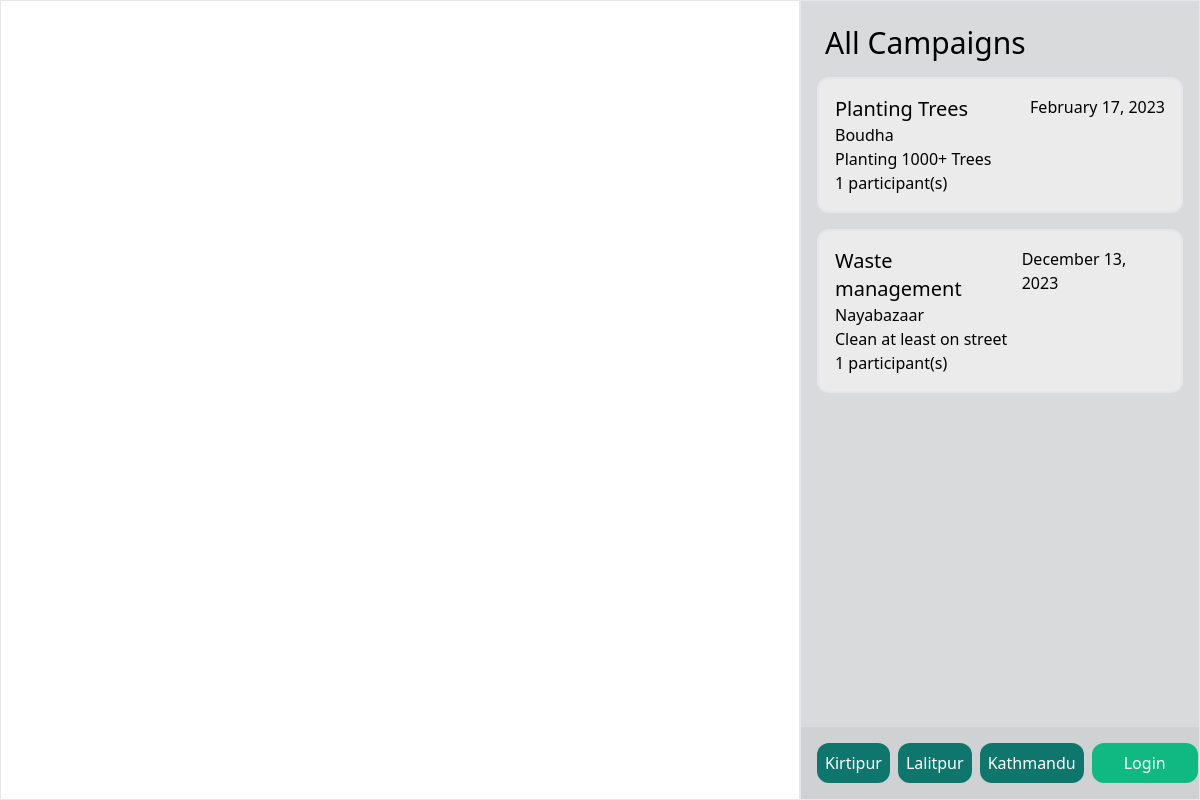
Before: / with the older database file.
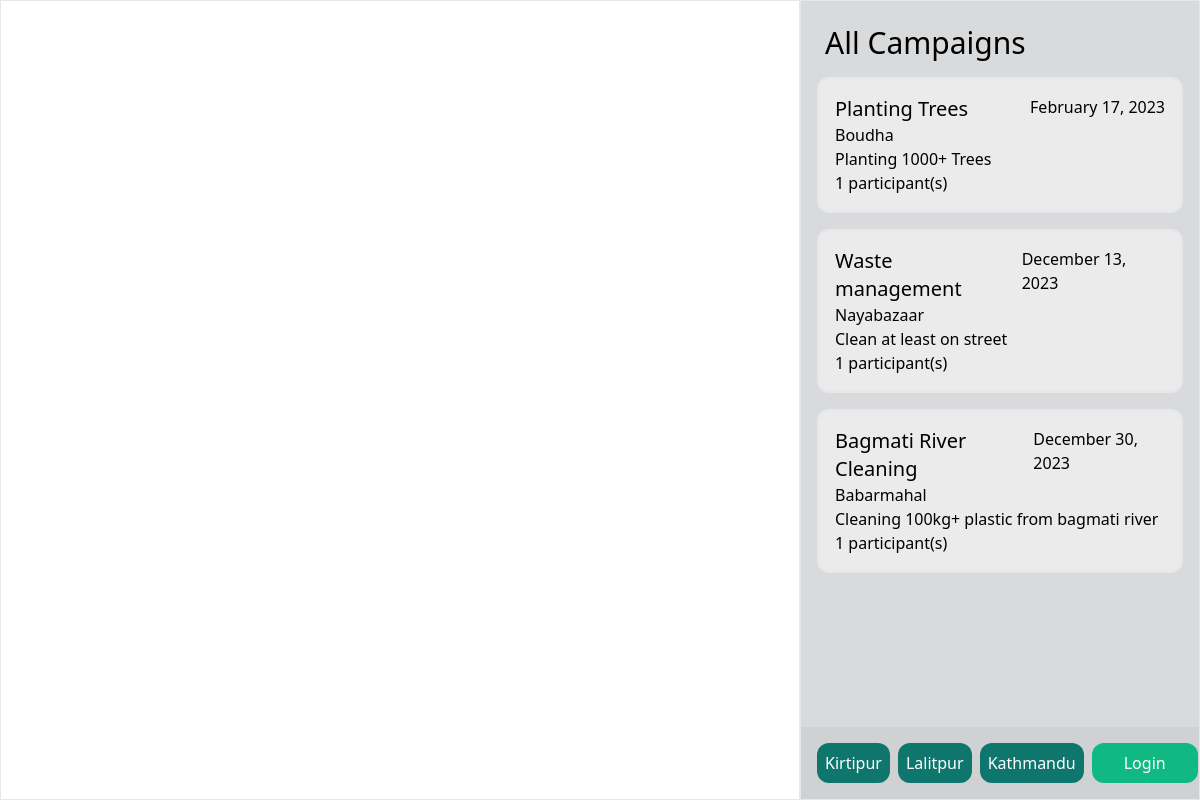
After: the same page with the newer database file.
### ecolink_app/models.py (models this page shows)
class Campaign(models.Model):
    organizer = models.ForeignKey(User, on_delete=models.CASCADE, related_name="organized_events")
    title = models.CharField(max_length=100)
    description = models.TextField()
    date = models.DateTimeField()
    city = models.ForeignKey(City, on_delete=models.CASCADE, related_name="city_campaigns")
    area = models.CharField(max_length=50)
    target = models.CharField(max_length=200)
    attendees = models.ManyToManyField(User, related_name="joined_events")
    contact_no = models.IntegerField(null=True)

### ecolink_app/views.py (the view, shortened to what this page needs)
# urls.py: path('', views.default_view, name="default_view"),
def default_view(request):
    error = None
    return render(request, "ecolink.html", {
        "campaigns" : Campaign.objects.all(),
        "cities" : City.objects.all(),
        "error" : error
    })

### ecolink_app/templates/ecolink.html (shortened to what this page needs)
{% load static %}
<!DOCTYPE html>
<html lang="en">
<head>
    <script src="https://cdn.tailwindcss.com"></script>
    <link rel="stylesheet" href="https://unpkg.com/leaflet@1.9.4/dist/leaflet.css"/>
    <link href="https://cdn.maptiler.com/maptiler-sdk-js/v1.2.0/maptiler-sdk.css" rel="stylesheet" />
    <link href="{% static 'css/style.css' %}" rel="stylesheet">
</head>
<body class="flex">
    <div id="map_details" class="border flex-1">
        <div class="h-full w-full" id="map"></div>
    </div>
    <div id="campaigns" class="flex flex-col justify-center border w-1/3 primary-c">
        <div id="city_name_2" class="p-4 m-2 mb-0 w-5/6 text-3xl">All Campaigns</div>
        <div id="campaigns_list" class="flex flex-col h-full">
            {% for campaign in campaigns %}
                <div id="single_campaign" class="cursor-pointer flex flex-col h-max m-4 mt-0 p-4 secondary-c rounded-xl border-2" data-id="{{campaign.id}}" data-user="{{user.username}}" data-date="{{campaign.date}}" data-city="{{campaign.city.city}}">
                    <div class="justify-between flex flex-row">
                        <div class="text-xl">{{campaign.title}}</div>
                        <div>{{ campaign.date | date:'F d, Y'}}</div>
                    </div>
                    <div>{{campaign.area}}</div>
                    <div>{{campaign.target}}</div>
                    <div>{{campaign.attendees.count}} participant(s)</div>
                </div>
            {% endfor %}
        </div>
        <div class="flex flex-row p-4 justify-between tertiary-c">
            <div class="flex gap-2">
                <button onclick="filter_city('kirtipur')" class="p-2 bg-teal-700 rounded-xl hover:bg-teal-800 text-white cursor-pointer">Kirtipur</button>
                <button onclick="filter_city('lalitpur')" class="p-2 bg-teal-700 rounded-xl hover:bg-teal-800 text-white cursor-pointer">Lalitpur</button>
                <button onclick="filter_city('kathmandu')" class="p-2 bg-teal-700 rounded-xl hover:bg-teal-800 text-white cursor-pointer">Kathmandu</button>
            </div>
        {% if user.is_authenticated %}
            <form action="{% url 'logout' %}" method="post">
                {% csrf_token %}
                <button type="submit" class="bg-emerald-500 mx-2 p-2 text-white px-8 rounded-xl hover:bg-emerald-600">Logout</button>
            </form>
        {% else %}
            <button id="start_campaign_button" class="bg-emerald-500 text-white mx-2 p-2 px-8 rounded-xl hover:bg-emerald-400" onclick="login_view()">Login</button>
        {% endif %}
    </div>
    </div>
</body>
</html>

### ecolink_app/static/css/style.css (style rules this page uses)
body { margin: 0; padding: 0; height: 100vh; position: relative; }

Changed rows visible on the page:
added Campaign: title "Bagmati River Cleaning", date "December 30, 2023", area "Babarmahal", target "Cleaning 100kg+ plastic from bagmati river", attendees.count "1"
